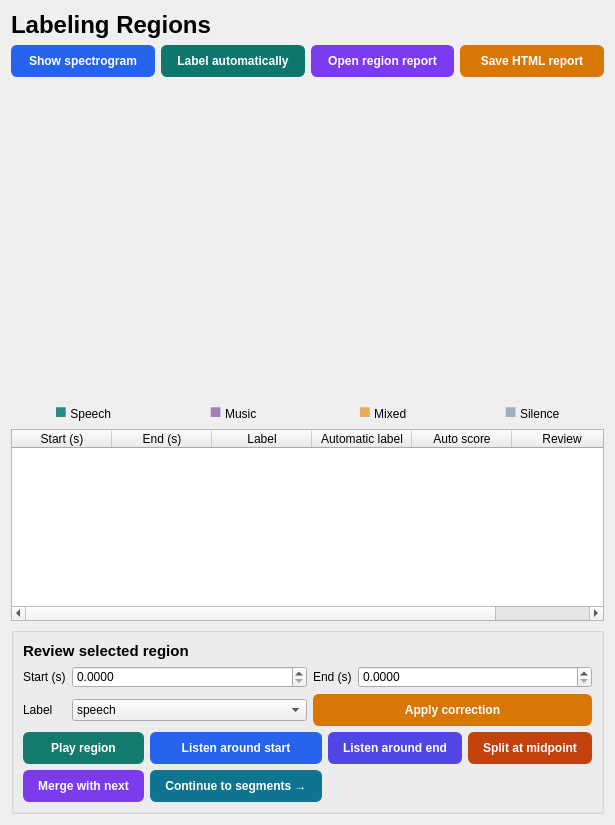
                    <widget class="QWidget" name="regionsPage">
                      <layout class="QVBoxLayout" name="regionsWorkspaceLayout">
                        <item>
                          <widget class="QLabel" name="regionsTitle">
                            <property name="styleSheet">
                              <string>font-size:24px; font-weight:600;</string>
                            </property>
                            <property name="text">
                              <string>Labeling Regions</string>
                            </property>
                            <property name="wordWrap">
                              <bool>true</bool>
                            </property>
                          </widget>
                        </item>
                        <item>
                          <layout class="QHBoxLayout" name="regionActionsLayout">
                            <item>
                              <widget class="QPushButton" name="showSpectrogram">
                                <property name="styleSheet">
                                  <string>QPushButton#showSpectrogram {background:#2563EB; color:#FFFFFF; border:1px solid #2563EB; border-radius:6px; padding:8px 14px; font-weight:600;}
QPushButton#showSpectrogram:hover {background:#2159D4; border-color:#2159D4;}
QPushButton#showSpectrogram:pressed {background:#1E4FBC; border-color:#1E4FBC;}
QPushButton#showSpectrogram:focus {border:2px solid #173B40; padding:7px 13px;}
QPushButton#showSpectrogram:disabled {background:#E3E9EB; color:#61777C; border:1px solid #CDD9DC;}</string>
                                </property>
                                <property name="text">
                                  <string>Show spectrogram</string>
                                </property>
                              </widget>
                            </item>
                            <item>
                              <widget class="QPushButton" name="analyzeRegions">
                                <property name="styleSheet">
                                  <string>QPushButton#analyzeRegions {background:#0F766E; color:#FFFFFF; border:1px solid #0F766E; border-radius:6px; padding:8px 14px; font-weight:600;}
QPushButton#analyzeRegions:hover {background:#0E6A63; border-color:#0E6A63;}
QPushButton#analyzeRegions:pressed {background:#0C5E58; border-color:#0C5E58;}
QPushButton#analyzeRegions:focus {border:2px solid #173B40; padding:7px 13px;}
QPushButton#analyzeRegions:disabled {background:#E3E9EB; color:#61777C; border:1px solid #CDD9DC;}</string>
                                </property>
                                <property name="text">
                                  <string>Label automatically</string>
                                </property>
                              </widget>
                            </item>
                            <item>
                              <widget class="QPushButton" name="loadRegions">
                                <property name="styleSheet">
                                  <string>QPushButton#loadRegions {background:#7C3AED; color:#FFFFFF; border:1px solid #7C3AED; border-radius:6px; padding:8px 14px; font-weight:600;}
QPushButton#loadRegions:hover {background:#7034D5; border-color:#7034D5;}
QPushButton#loadRegions:pressed {background:#632EBE; border-color:#632EBE;}
QPushButton#loadRegions:focus {border:2px solid #173B40; padding:7px 13px;}
QPushButton#loadRegions:disabled {background:#E3E9EB; color:#61777C; border:1px solid #CDD9DC;}</string>
                                </property>
                                <property name="text">
                                  <string>Open region report</string>
                                </property>
                              </widget>
                            </item>
                            <item>
                              <widget class="QPushButton" name="saveRegions">
                                <property name="styleSheet">
                                  <string>QPushButton#saveRegions {background:#D97706; color:#FFFFFF; border:1px solid #D97706; border-radius:6px; padding:8px 14px; font-weight:600;}
QPushButton#saveRegions:hover {background:#C36B05; border-color:#C36B05;}
QPushButton#saveRegions:pressed {background:#AE5F05; border-color:#AE5F05;}
QPushButton#saveRegions:focus {border:2px solid #173B40; padding:7px 13px;}
QPushButton#saveRegions:disabled {background:#E3E9EB; color:#61777C; border:1px solid #CDD9DC;}</string>
                                </property>
                                <property name="text">
                                  <string>Save HTML report</string>
                                </property>
                              </widget>
                            </item>
                          </layout>
                        </item>
                        <item>
                          <widget class="QLabel" name="regionHint">
                            <property name="text">
                              <string />
                            </property>
                            <property name="wordWrap">
                              <bool>true</bool>
                            </property>
                          </widget>
                        </item>
                        <item>
                          <widget class="QWidget" name="spectrogramHost">
                            <property name="minimumSize">
                              <size>
                                <width>0</width>
                                <height>290</height>
                              </size>
                            </property>
                            <layout class="QVBoxLayout" name="plotLayout" />
                          </widget>
                        </item>
                        <item>
                          <layout class="QHBoxLayout" name="regionColorKeyLayout">
                            <item>
                              <widget class="QLabel" name="speechKeyLabel">
                                <property name="toolTip">
                                  <string>Speech region color</string>
                                </property>
                                <property name="text">
                                  <string>&lt;span style="color:#268b80; font-size:20px;"&gt;■&lt;/span&gt;  Speech</string>
                                </property>
                                <property name="alignment">
                                  <set>Qt::AlignmentFlag::AlignCenter</set>
                                </property>
                              </widget>
                            </item>
                            <item>
                              <widget class="QLabel" name="musicKeyLabel">
                                <property name="toolTip">
                                  <string>Music region color</string>
                                </property>
                                <property name="text">
                                  <string>&lt;span style="color:#a77cbc; font-size:20px;"&gt;■&lt;/span&gt;  Music</string>
                                </property>
                                <property name="alignment">
                                  <set>Qt::AlignmentFlag::AlignCenter</set>
                                </property>
                              </widget>
                            </item>
                            <item>
                              <widget class="QLabel" name="mixedKeyLabel">
                                <property name="toolTip">
                                  <string>Mixed region color</string>
                                </property>
                                <property name="text">
                                  <string>&lt;span style="color:#e6ab54; font-size:20px;"&gt;■&lt;/span&gt;  Mixed</string>
                                </property>
                                <property name="alignment">
                                  <set>Qt::AlignmentFlag::AlignCenter</set>
                                </property>
                              </widget>
                            </item>
                            <item>
                              <widget class="QLabel" name="silenceKeyLabel">
                                <property name="toolTip">
                                  <string>Silence region color</string>
                                </property>
                                <property name="text">
                                  <string>&lt;span style="color:#a1afb4; font-size:20px;"&gt;■&lt;/span&gt;  Silence</string>
                                </property>
                                <property name="alignment">
                                  <set>Qt::AlignmentFlag::AlignCenter</set>
                                </property>
                              </widget>
                            </item>
                          </layout>
                        </item>
                        <item>
                          <widget class="QTableWidget" name="regionTable">
                            <column>
                              <property name="text">
                                <string>Start (s)</string>
                              </property>
                            </column>
                            <column>
                              <property name="text">
                                <string>End (s)</string>
                              </property>
                            </column>
                            <column>
                              <property name="text">
                                <string>Label</string>
                              </property>
                            </column>
                            <column>
                              <property name="text">
                                <string>Automatic label</string>
                              </property>
                            </column>
                            <column>
                              <property name="text">
                                <string>Auto score</string>
                              </property>
                            </column>
                            <column>
                              <property name="text">
                                <string>Review</string>
                              </property>
                            </column>
                          </widget>
                        </item>
                        <item>
                          <widget class="QGroupBox" name="regionEditor">
                            <property name="styleSheet">
                              <string>QGroupBox#regionEditor { margin-top:0px; padding-top:12px; }</string>
                            </property>
                            <property name="title">
                              <string />
                            </property>
                            <layout class="QVBoxLayout" name="regionEditorLayout">
                              <item>
                                <widget class="QLabel" name="regionEditorHeading">
                                  <property name="styleSheet">
                                    <string>font-weight:700; font-size:15px;</string>
                                  </property>
                                  <property name="text">
                                    <string>Review selected region</string>
                                  </property>
                                </widget>
                              </item>
                              <item>
                                <layout class="QGridLayout" name="regionEditRowLayout" columnstretch="0,1,0,1">
                                  <item row="0" column="0">
                                    <widget class="QLabel" name="regionStartLabel">
                                      <property name="text">
                                        <string>Start (s)</string>
                                      </property>
                                      <property name="wordWrap">
                                        <bool>true</bool>
                                      </property>
                                    </widget>
                                  </item>
                                  <item row="0" column="1">
                                    <widget class="QDoubleSpinBox" name="regionStart">
                                      <property name="decimals">
                                        <number>4</number>
                                      </property>
                                      <property name="minimum">
                                        <double>0.000000000000000</double>
                                      </property>
                                      <property name="maximum">
                                        <double>999999.000000000000000</double>
                                      </property>
                                      <property name="singleStep">
                                        <double>0.010000000000000</double>
                                      </property>
                                      <property name="value">
                                        <double>0.000000000000000</double>
                                      </property>
                                    </widget>
                                  </item>
                                  <item row="0" column="2">
                                    <widget class="QLabel" name="regionEndLabel">
                                      <property name="text">
                                        <string>End (s)</string>
                                      </property>
                                      <property name="wordWrap">
                                        <bool>true</bool>
                                      </property>
                                    </widget>
                                  </item>
                                  <item row="0" column="3">
                                    <widget class="QDoubleSpinBox" name="regionEnd">
                                      <property name="decimals">
                                        <number>4</number>
                                      </property>
                                      <property name="minimum">
                                        <double>0.000000000000000</double>
                                      </property>
                                      <property name="maximum">
                                        <double>999999.000000000000000</double>
                                      </property>
                                      <property name="singleStep">
                                        <double>0.010000000000000</double>
                                      </property>
                                      <property name="value">
                                        <double>0.000000000000000</double>
                                      </property>
                                    </widget>
                                  </item>
                                  <item row="1" column="1">
                                    <widget class="QComboBox" name="regionLabel">
                                      <item>
                                        <property name="text">
                                          <string>speech</string>
                                        </property>
                                      </item>
                                      <item>
                                        <property name="text">
                                          <string>music</string>
                                        </property>
                                      </item>
                                      <item>
                                        <property name="text">
                                          <string>mixed</string>
                                        </property>
                                      </item>
                                      <item>
                                        <property name="text">
                                          <string>silence</string>
                                        </property>
                                      </item>
                                    </widget>
                                  </item>
                                  <item row="1" column="2" colspan="2">
                                    <widget class="QPushButton" name="applyRegion">
                                      <property name="styleSheet">
                                        <string>QPushButton#applyRegion {background:#D97706; color:#FFFFFF; border:1px solid #D97706; border-radius:6px; padding:8px 14px; font-weight:600;}
QPushButton#applyRegion:hover {background:#C36B05; border-color:#C36B05;}
QPushButton#applyRegion:pressed {background:#AE5F05; border-color:#AE5F05;}
QPushButton#applyRegion:focus {border:2px solid #173B40; padding:7px 13px;}
QPushButton#applyRegion:disabled {background:#E3E9EB; color:#61777C; border:1px solid #CDD9DC;}</string>
                                      </property>
                                      <property name="text">
                                        <string>Apply correction</string>
                                      </property>
                                    </widget>
                                  </item>
                                  <item row="1" column="0">
                                    <widget class="QLabel" name="regionCorrectionLabel">
                                      <property name="text">
                                        <string>Label</string>
                                      </property>
                                    </widget>
                                  </item>
                                </layout>
                              </item>
                              <item>
                                <layout class="QGridLayout" name="regionExtraRowLayout">
                                  <item row="0" column="0">
                                    <widget class="QPushButton" name="playRegion">
                                      <property name="styleSheet">
                                        <string>QPushButton#playRegion {background:#157A6E; color:#FFFFFF; border:1px solid #157A6E; border-radius:6px; padding:8px 14px; font-weight:600;}
QPushButton#playRegion:hover {background:#136E63; border-color:#136E63;}
QPushButton#playRegion:pressed {background:#116258; border-color:#116258;}
QPushButton#playRegion:focus {border:2px solid #173B40; padding:7px 13px;}
QPushButton#playRegion:disabled {background:#E3E9EB; color:#61777C; border:1px solid #CDD9DC;}</string>
                                      </property>
                                      <property name="text">
                                        <string>Play region</string>
                                      </property>
                                    </widget>
                                  </item>
                                  <item row="0" column="1">
                                    <widget class="QPushButton" name="playRegionStart">
                                      <property name="styleSheet">
                                        <string>QPushButton#playRegionStart {background:#2563EB; color:#FFFFFF; border:1px solid #2563EB; border-radius:6px; padding:8px 14px; font-weight:600;}
QPushButton#playRegionStart:hover {background:#2159D4; border-color:#2159D4;}
QPushButton#playRegionStart:pressed {background:#1E4FBC; border-color:#1E4FBC;}
QPushButton#playRegionStart:focus {border:2px solid #173B40; padding:7px 13px;}
QPushButton#playRegionStart:disabled {background:#E3E9EB; color:#61777C; border:1px solid #CDD9DC;}</string>
                                      </property>
                                      <property name="text">
                                        <string>Listen around start</string>
                                      </property>
                                    </widget>
                                  </item>
                                  <item row="0" column="2">
                                    <widget class="QPushButton" name="playRegionEnd">
                                      <property name="styleSheet">
                                        <string>QPushButton#playRegionEnd {background:#4F46E5; color:#FFFFFF; border:1px solid #4F46E5; border-radius:6px; padding:8px 14px; font-weight:600;}
QPushButton#playRegionEnd:hover {background:#473FCE; border-color:#473FCE;}
QPushButton#playRegionEnd:pressed {background:#3F38B7; border-color:#3F38B7;}
QPushButton#playRegionEnd:focus {border:2px solid #173B40; padding:7px 13px;}
QPushButton#playRegionEnd:disabled {background:#E3E9EB; color:#61777C; border:1px solid #CDD9DC;}</string>
                                      </property>
                                      <property name="text">
                                        <string>Listen around end</string>
                                      </property>
                                    </widget>
                                  </item>
                                  <item row="0" column="3">
                                    <widget class="QPushButton" name="splitRegion">
                                      <property name="styleSheet">
                                        <string>QPushButton#splitRegion {background:#C2410C; color:#FFFFFF; border:1px solid #C2410C; border-radius:6px; padding:8px 14px; font-weight:600;}
QPushButton#splitRegion:hover {background:#AF3A0B; border-color:#AF3A0B;}
QPushButton#splitRegion:pressed {background:#9B340A; border-color:#9B340A;}
QPushButton#splitRegion:focus {border:2px solid #173B40; padding:7px 13px;}
QPushButton#splitRegion:disabled {background:#E3E9EB; color:#61777C; border:1px solid #CDD9DC;}</string>
                                      </property>
                                      <property name="text">
                                        <string>Split at midpoint</string>
                                      </property>
                                    </widget>
                                  </item>
                                  <item row="1" column="0">
                                    <widget class="QPushButton" name="mergeRegion">
                                      <property name="styleSheet">
                                        <string>QPushButton#mergeRegion {background:#7C3AED; color:#FFFFFF; border:1px solid #7C3AED; border-radius:6px; padding:8px 14px; font-weight:600;}
QPushButton#mergeRegion:hover {background:#7034D5; border-color:#7034D5;}
QPushButton#mergeRegion:pressed {background:#632EBE; border-color:#632EBE;}
QPushButton#mergeRegion:focus {border:2px solid #173B40; padding:7px 13px;}
QPushButton#mergeRegion:disabled {background:#E3E9EB; color:#61777C; border:1px solid #CDD9DC;}</string>
                                      </property>
                                      <property name="text">
                                        <string>Merge with next</string>
                                      </property>
                                    </widget>
                                  </item>
                                  <item row="1" column="1">
                                    <widget class="QPushButton" name="goSegments">
                                      <property name="styleSheet">
                                        <string>QPushButton#goSegments {background:#0E7490; color:#FFFFFF; border:1px solid #0E7490; border-radius:6px; padding:8px 14px; font-weight:600;}
QPushButton#goSegments:hover {background:#0D6882; border-color:#0D6882;}
QPushButton#goSegments:pressed {background:#0B5D73; border-color:#0B5D73;}
QPushButton#goSegments:focus {border:2px solid #173B40; padding:7px 13px;}
QPushButton#goSegments:disabled {background:#E3E9EB; color:#61777C; border:1px solid #CDD9DC;}</string>
                                      </property>
                                      <property name="text">
                                        <string>Continue to segments →</string>
                                      </property>
                                    </widget>
                                  </item>
                                </layout>
                              </item>
                            </layout>
                          </widget>
                        </item>
                      </layout>
                    </widget>
